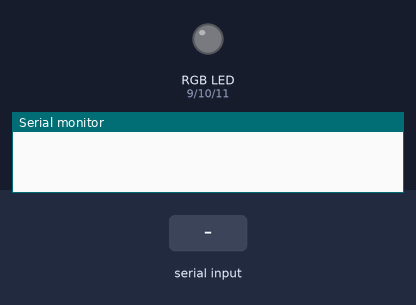
Bench run of a sketch on a simulated Arduino Uno, built with avr-gcc and run on an emulated ATmega328P. Parts: an RGB LED mixed from three pins (HIGH = lit), the last lines printed to the serial monitor. The test bench sets the inputs (shaded band). Dim RGB values are drawn brighter than linear.

Above: at 1.2 s.
1.3 s: "R90\n" received over the second serial link
At 1.9 s:
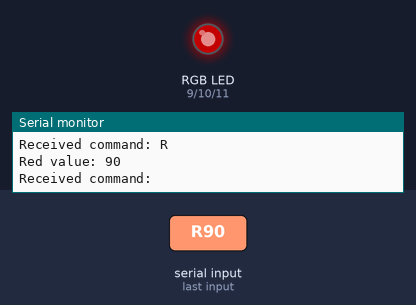
2.8 s: "G90\n" received over the second serial link
At 3.1 s:
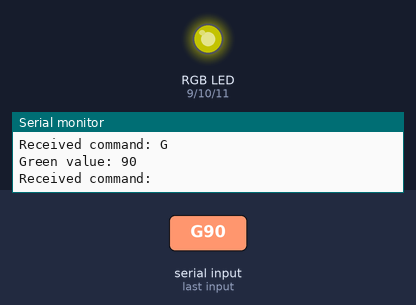
4.3 s: "B90\n" received over the second serial link
At 5.4 s:
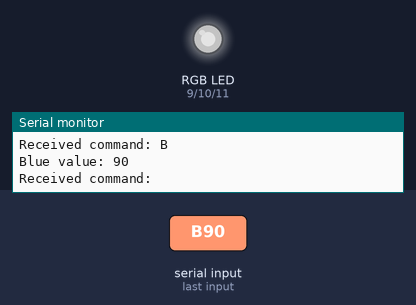
5.8 s: "R,45\n" received over the second serial link
At 6.5 s:
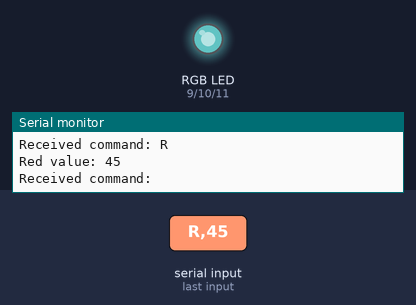
7.3 s: "G,45\n" received over the second serial link
At 7.7 s:
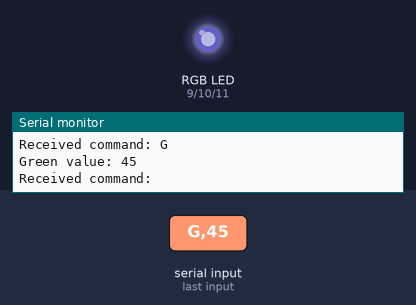
8.8 s: "B,45\n" received over the second serial link
At 10.0 s:
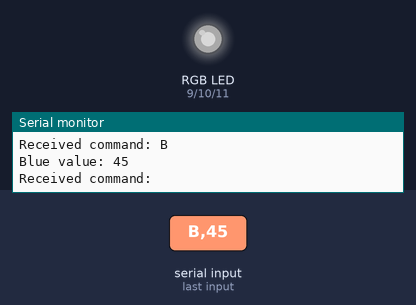
Timing chart, 0 to 11.3 s (numbered marks = the images above; inputs shaded):
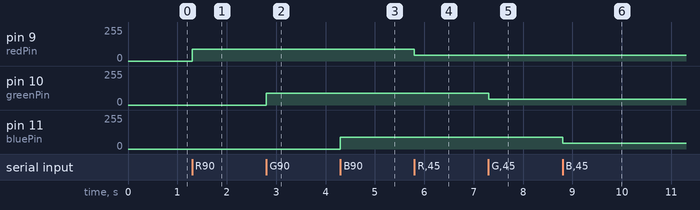

Measured:
- after the input at 1.3 s, pin 9 (redPin): 0/255 → 90/255 at once
- after the input at 2.8 s, pin 10 (greenPin): 0/255 → 90/255 at once
- after the input at 4.3 s, pin 11 (bluePin): 0/255 → 90/255 at once
- after the input at 5.8 s, pin 9 (redPin): 90/255 → 45/255 at once
- after the input at 7.3 s, pin 10 (greenPin): 90/255 → 45/255 at once
- after the input at 8.8 s, pin 11 (bluePin): 90/255 → 45/255 at once

The sketch:

ledRGB2.ino
```cpp
#include <SoftwareSerial.h>

SoftwareSerial bluetooth(0, 1); // RX, TX

int redPin = 9;
int greenPin = 10;
int bluePin = 11;

void setup() {
  Serial.begin(9600);
  bluetooth.begin(9600);
  pinMode(redPin, OUTPUT);
  pinMode(greenPin, OUTPUT);
  pinMode(bluePin, OUTPUT);
}

void loop() {
  if (bluetooth.available()) {
    char command = bluetooth.read();
    Serial.print("Received command: ");
    Serial.println(command); // Imprimir el comando recibido
    if (command == 'R') {
      int value = bluetooth.parseInt();
      Serial.print("Red value: ");
      Serial.println(value); // Imprimir el valor para el LED rojo
      analogWrite(redPin, value);
    } else if (command == 'G') {
      int value = bluetooth.parseInt();
      Serial.print("Green value: ");
      Serial.println(value); // Imprimir el valor para el LED verde
      analogWrite(greenPin, value);
    } else if (command == 'B') {
      int value = bluetooth.parseInt();
      Serial.print("Blue value: ");
      Serial.println(value); // Imprimir el valor para el LED azul
      analogWrite(bluePin, value);
    } else if (command == 'F') {
      Serial.println("Turning off all LEDs"); // Imprimir mensaje de apagado
      analogWrite(redPin, 0);
      analogWrite(greenPin, 0);
      analogWrite(bluePin, 0);
    }
  }
}
```
